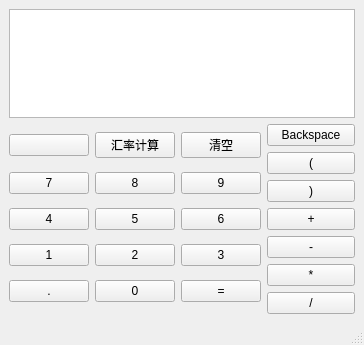
<?xml version="1.0" encoding="UTF-8"?>
<ui version="4.0">
 <class>caculator</class>
 <widget class="QMainWindow" name="caculator">
  <property name="geometry">
   <rect>
    <x>0</x>
    <y>0</y>
    <width>364</width>
    <height>345</height>
   </rect>
  </property>
  <property name="maximumSize">
   <size>
    <width>768</width>
    <height>1024</height>
   </size>
  </property>
  <property name="windowTitle">
   <string>caculator</string>
  </property>
  <widget class="QWidget" name="centralwidget">
   <property name="sizePolicy">
    <sizepolicy hsizetype="Expanding" vsizetype="Expanding">
     <horstretch>50</horstretch>
     <verstretch>50</verstretch>
    </sizepolicy>
   </property>
   <property name="maximumSize">
    <size>
     <width>16777215</width>
     <height>16777215</height>
    </size>
   </property>
   <property name="autoFillBackground">
    <bool>true</bool>
   </property>
   <layout class="QVBoxLayout" name="verticalLayout_3">
    <item>
     <widget class="QTextBrowser" name="express">
      <property name="sizePolicy">
       <sizepolicy hsizetype="Expanding" vsizetype="Expanding">
        <horstretch>0</horstretch>
        <verstretch>1</verstretch>
       </sizepolicy>
      </property>
      <property name="maximumSize">
       <size>
        <width>16777215</width>
        <height>240</height>
       </size>
      </property>
      <property name="font">
       <font>
        <family>Consolas</family>
        <pointsize>20</pointsize>
        <bold>true</bold>
       </font>
      </property>
      <property name="verticalScrollBarPolicy">
       <enum>Qt::ScrollBarAlwaysOff</enum>
      </property>
      <property name="lineWrapMode">
       <enum>QTextEdit::NoWrap</enum>
      </property>
     </widget>
    </item>
    <item>
     <layout class="QHBoxLayout" name="horizontalLayout_3">
      <item>
       <layout class="QHBoxLayout" name="horizontalLayout_2">
        <item>
         <layout class="QGridLayout" name="gridLayout_2">
          <item row="7" column="2">
           <widget class="QPushButton" name="equal_2">
            <property name="text">
             <string>=</string>
            </property>
           </widget>
          </item>
          <item row="5" column="1">
           <widget class="QPushButton" name="number5_2">
            <property name="text">
             <string>5</string>
            </property>
           </widget>
          </item>
          <item row="4" column="0">
           <widget class="QPushButton" name="number7_2">
            <property name="text">
             <string>7</string>
            </property>
           </widget>
          </item>
          <item row="6" column="0">
           <widget class="QPushButton" name="number1_2">
            <property name="text">
             <string>1</string>
            </property>
           </widget>
          </item>
          <item row="4" column="2">
           <widget class="QPushButton" name="number9_2">
            <property name="text">
             <string>9</string>
            </property>
           </widget>
          </item>
          <item row="7" column="1">
           <widget class="QPushButton" name="number0_2">
            <property name="text">
             <string>0</string>
            </property>
           </widget>
          </item>
          <item row="6" column="1">
           <widget class="QPushButton" name="number2_2">
            <property name="text">
             <string>2</string>
            </property>
           </widget>
          </item>
          <item row="5" column="0">
           <widget class="QPushButton" name="number4_2">
            <property name="text">
             <string>4</string>
            </property>
           </widget>
          </item>
          <item row="6" column="2">
           <widget class="QPushButton" name="number3_2">
            <property name="text">
             <string>3</string>
            </property>
           </widget>
          </item>
          <item row="4" column="1">
           <widget class="QPushButton" name="number8_2">
            <property name="text">
             <string>8</string>
            </property>
           </widget>
          </item>
          <item row="7" column="0">
           <widget class="QPushButton" name="dot_2">
            <property name="text">
             <string>.</string>
            </property>
           </widget>
          </item>
          <item row="5" column="2">
           <widget class="QPushButton" name="number6_2">
            <property name="text">
             <string>6</string>
            </property>
           </widget>
          </item>
          <item row="0" column="0">
           <widget class="QPushButton" name="pushButton_2">
            <property name="text">
             <string/>
            </property>
           </widget>
          </item>
          <item row="0" column="1">
           <widget class="QPushButton" name="pushButton_3">
            <property name="text">
             <string>汇率计算</string>
            </property>
           </widget>
          </item>
          <item row="0" column="2">
           <widget class="QPushButton" name="empty_2">
            <property name="text">
             <string>清空</string>
            </property>
           </widget>
          </item>
         </layout>
        </item>
       </layout>
      </item>
      <item>
       <layout class="QVBoxLayout" name="verticalLayout">
        <item>
         <widget class="QPushButton" name="Backspace">
          <property name="text">
           <string>Backspace</string>
          </property>
         </widget>
        </item>
        <item>
         <widget class="QPushButton" name="left_bracket">
          <property name="text">
           <string>(</string>
          </property>
         </widget>
        </item>
        <item>
         <widget class="QPushButton" name="right_bracket">
          <property name="text">
           <string>)</string>
          </property>
         </widget>
        </item>
        <item>
         <widget class="QPushButton" name="plus">
          <property name="text">
           <string>+</string>
          </property>
         </widget>
        </item>
        <item>
         <widget class="QPushButton" name="minus">
          <property name="text">
           <string>-</string>
          </property>
         </widget>
        </item>
        <item>
         <widget class="QPushButton" name="multi">
          <property name="text">
           <string>*</string>
          </property>
         </widget>
        </item>
        <item>
         <widget class="QPushButton" name="divise">
          <property name="text">
           <string>/</string>
          </property>
         </widget>
        </item>
       </layout>
      </item>
     </layout>
    </item>
   </layout>
  </widget>
  <widget class="QMenuBar" name="menubar">
   <property name="geometry">
    <rect>
     <x>0</x>
     <y>0</y>
     <width>364</width>
     <height>21</height>
    </rect>
   </property>
  </widget>
  <widget class="QStatusBar" name="statusbar"/>
 </widget>
 <resources/>
 <connections/>
</ui>
